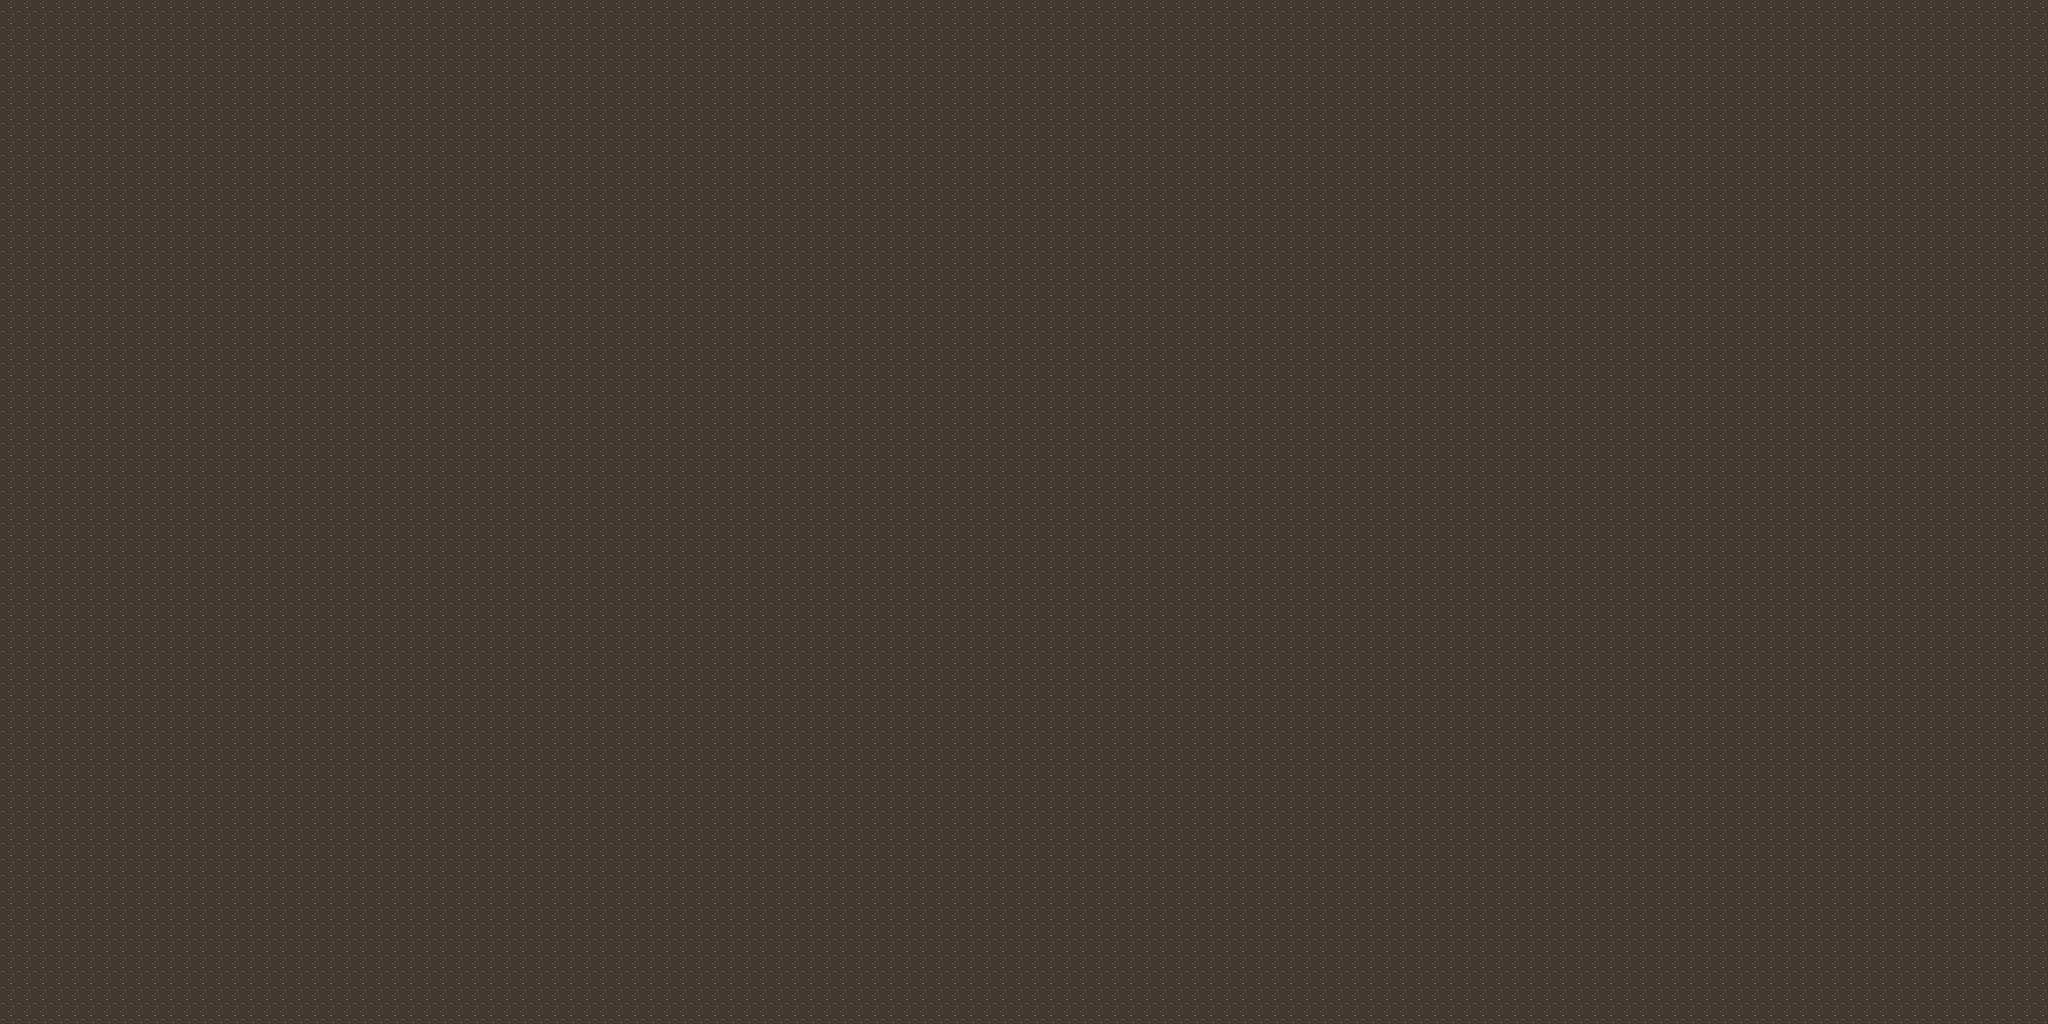

The image is a tile-based game level rendered from a .tmx file. Its description and source (layers, tilesets, objects; grid data summarised) follow:
An orthogonal 128x64 tile map with 16x16 px tiles, 1 tile layer (ground) and 1 object.

<map version="1.10" tiledversion="1.11.2" orientation="orthogonal" renderorder="right-down" width="128" height="64" tilewidth="16" tileheight="16" infinite="0" nextlayerid="3" nextobjectid="2">
 <properties>
  <property name="defaultposX" value="3" />
  <property name="defaultposY" value="15" />
 </properties>
 <tileset firstgid="1" source="tileset_map.tsx" />
 <layer id="1" name="ground" width="128" height="64">
  <data>[8192 cells, 8192 non-empty, 1 distinct tile ids]</data>
 </layer>
 <objectgroup id="2" name="Zones">
  <object id="1" x="-1.81818" y="3.39394" width="2054.03" height="1021.21">
   <properties>
    <property name="name" value="Free dimension" />
   </properties>
  </object>
 </objectgroup>
</map>
